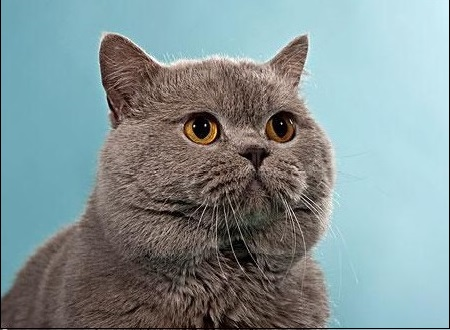
//> input picture data/test1.jpg, 450 x 330 px
$ ./main   (built with g++ and OpenCV 4)
//> lines starting //> are read from the running program, lines starting //| are printed output that depends on the picture
#include <iostream>

#include "opencv2/imgcodecs.hpp"
#include "opencv2/imgproc.hpp"
#include "opencv2/highgui.hpp"
using namespace std;
using namespace cv;
#define DATA_PATH "D:\\Opensource workspace\\openCV\\workspace\\Tests\\data\\"
//#define DATA_PATH "..\\data\\"


int main(int argc, char *argv[])
{
    Mat srcImage,dstImage;
    Mat map_x,map_y;
    String filepath = String(DATA_PATH)+String("test1.jpg");
    srcImage=imread(filepath);
//> srcImage is the input picture: 330 rows x 450 cols, CV_8UC3; mean B, G, R 148.2, 146.5, 130.3
    if(srcImage.empty())
    {
        cout<<"src Error...."<<endl;
        return 0;
    }
    imshow("src demo",srcImage);

    dstImage.create(srcImage.size(),srcImage.type());
    map_x.create(srcImage.size(),CV_32FC1);
    map_y.create(srcImage.size(),CV_32FC1);

    for(int j=0;j<srcImage.rows;++j)
    {
        for(int i=0;i<srcImage.cols;++i)
        {
            map_x.at<float>(j,i)=static_cast<float>(i);
            map_y.at<float>(j,i)=static_cast<float>(srcImage.rows-j);
        }
    }
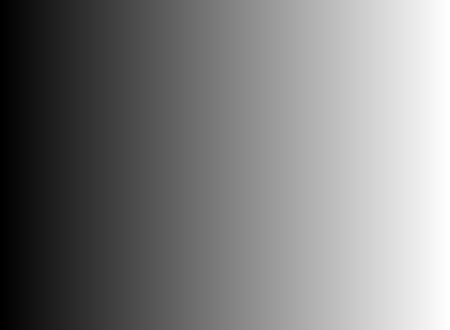
//> map_x: 330 rows x 450 cols, CV_32FC1; min 0, max 449, mean 224.5; drawn with min black and max white
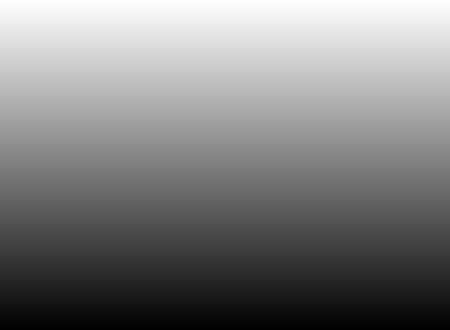
//> map_y: 330 rows x 450 cols, CV_32FC1; min 1, max 330, mean 165.5; drawn with min black and max white

    remap(srcImage,dstImage,
          map_x,map_y,CV_INTER_LINEAR,
          BORDER_CONSTANT,Scalar(0,0,0));
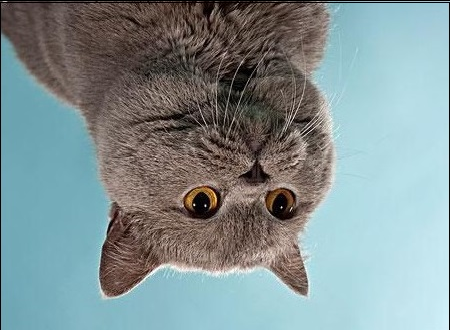
//> dstImage: 330 rows x 450 cols, CV_8UC3; mean B, G, R 147.5, 145.9, 129.9

    imshow("dst demo",dstImage);
    waitKey(0);
    return 0;
}

$ run again, with data/190_170.jpg copied over data/test1.jpg
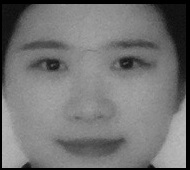
//> input picture data/190_170.jpg, 190 x 170 px
//> srcImage is the input picture: 170 rows x 190 cols, CV_8UC3; min 0, max 188, mean 114.8
//> after the loop `for(int j=0;j<srcImage.rows;++j)`:
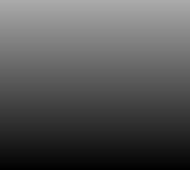
//> map_y: 170 rows x 190 cols, CV_32FC1; min 1, max 170, mean 85.5
//> `remap(srcImage,dstImage, map_x,map_y,CV_INTER_LINEAR, BORDER_CONSTANT,..`:
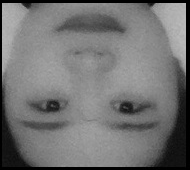
//> dstImage: 170 rows x 190 cols, CV_8UC3; min 0, max 188, mean 114.8

$ run again, with data/Back_Projection_Theory0.jpg copied over data/test1.jpg
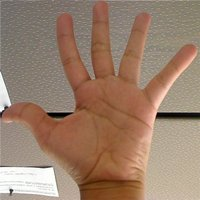
//> input picture data/Back_Projection_Theory0.jpg, 200 x 200 px
//> srcImage is the input picture: 200 rows x 200 cols, CV_8UC3; mean B, G, R 107.8, 127.1, 154.3
//> after the loop `for(int j=0;j<srcImage.rows;++j)`:
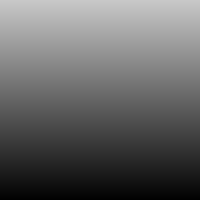
//> map_y: 200 rows x 200 cols, CV_32FC1; min 1, max 200, mean 100.5
//> `remap(srcImage,dstImage, map_x,map_y,CV_INTER_LINEAR, BORDER_CONSTANT,..`:
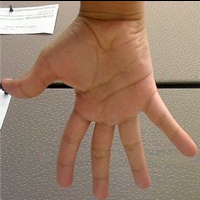
//> dstImage: 200 rows x 200 cols, CV_8UC3; mean B, G, R 107.1, 126.5, 153.6

$ run again, with data/Back_Projection_Theory2.jpg copied over data/test1.jpg
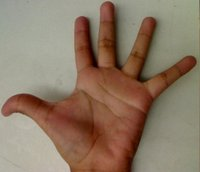
//> input picture data/Back_Projection_Theory2.jpg, 200 x 172 px
//> srcImage is the input picture: 172 rows x 200 cols, CV_8UC3; mean B, G, R 101.1, 120.5, 140.6
//> after the loop `for(int j=0;j<srcImage.rows;++j)`:
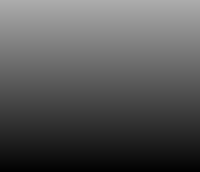
//> map_y: 172 rows x 200 cols, CV_32FC1; min 1, max 172, mean 86.5
//> `remap(srcImage,dstImage, map_x,map_y,CV_INTER_LINEAR, BORDER_CONSTANT,..`:
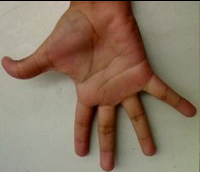
//> dstImage: 172 rows x 200 cols, CV_8UC3; mean B, G, R 100.3, 119.5, 139.6
